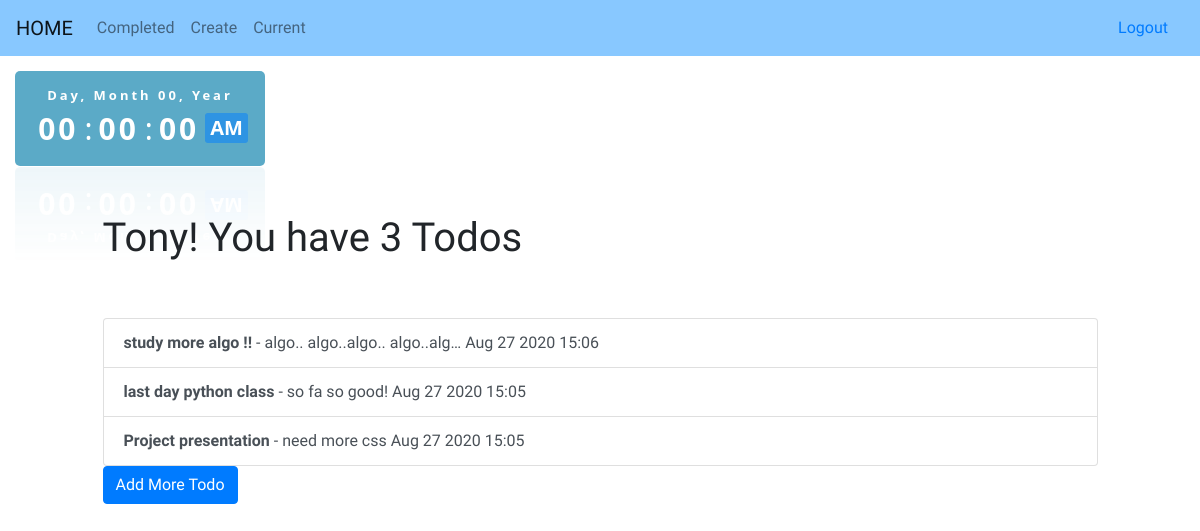
/current (signed in), run on the app's committed database.
### todo_app/models.py (models this page shows)
class User(models.Model):
    first_name = models.CharField(max_length=255)
    last_name = models.CharField(max_length=255)
    email = models.CharField(max_length=255)
    password = models.CharField(max_length=255)
    created_at = models.DateTimeField(auto_now_add=True)
    updated_at = models.DateTimeField(auto_now=True)
    objects = UserManager()

class Todo(models.Model):
    title = models.CharField(max_length=100)
    memo = models.TextField(blank=True)
    datecompleted = models.DateTimeField(null=True, blank=True)
    important = models.BooleanField(default=False)
    is_completed = models.BooleanField(default=False)
    user = models.ForeignKey('User', on_delete=models.CASCADE)
    created_at = models.DateTimeField(auto_now_add=True)
    updated_at = models.DateTimeField(auto_now=True)

### todo_app/views.py (the view)
# urls.py: path('current', views.current),
def current(request):
    if 'user_id' not in request.session:
        return redirect('/')
    else:
        user = User.objects.get(id=request.session['user_id'])
        context = {
            'user': user,
            'uncompleted_todos': Todo.objects.filter(is_completed=False, user=user).order_by('-created_at')
        }
        return render(request, 'current.html', context)

### todo_app/templates/current.html (shortened to what this page needs)
{% load static %}
<!doctype html>
<html lang="en">
<head>
    <link rel="stylesheet" href="https://stackpath.bootstrapcdn.com/bootstrap/4.5.2/css/bootstrap.min.css"
>
    <link rel="stylesheet" href="{% static 'css/style_current.css' %}">
</head>
<body onload="initClock()">
    <nav class="navbar navbar-expand-lg navbar-light" style="background-color: #88c8ff;">
        <a class="navbar-brand" href="/">HOME</a>
        <div class="collapse navbar-collapse" id="navbarNavAltMarkup">
            <div class="navbar-nav">
                <a class="nav-link" href="/completed">Completed</a>
                <a class="nav-link" href="/newtodo">Create</a>
                <a class="nav-link" href="/current">Current</a>
            </div>
        </div>
        <a class="nav-link" href="/logout">Logout</a>
    </nav>
    <div class="datetime">
        <div class="date">
            <span id="dayname">Day</span>,
            <span id="month">Month</span>
            <span id="daynum">00</span>,
            <span id="year">Year</span>
        </div>
        <div class="time">
            <span id="hour">00</span>:
            <span id="minutes">00</span>:
            <span id="seconds">00</span>
            <span id="period">AM</span>
        </div>
    </div>
    <div class="row justify-content-center mt-5">
        <div class="col-md-10">
            {% if uncompleted_todos %}
            <h1>{{ user.first_name }}! You have {{ uncompleted_todos.count }}
                Todo{{ uncompleted_todos.count|pluralize }}</h1>
            {% else %}
            <h1>Current Todo</h1>
            {% endif %}
        </div>
    </div>
    <div class="row justify-content-center mt-5">
        <div class="col-md-10">
            {% if uncompleted_todos %}
            <div class="list-group">
                {% for todo in uncompleted_todos %}
                <a href="/todo/{{todo.id}}/detail"
                    class="list-group-item list-group-item-action {% if todo.important %} list-group-item-danger {% endif %}"><b>{{ todo.title }}</b>{% if todo.memo %}
                    - {{ todo.memo|truncatechars:30 }} {{ todo.created_at|date:'M j Y H:i' }}
                    {% endif %}</a>
                {% endfor %}
            </div>
            <a role="button" class="btn btn-primary" href="/newtodo">Add More Todo</a>
            {% else %}
            <div class="text-center">
                <h2>Hey {{ user.first_name }} Looks like you don't have any todos! Let's Add Todos!</h2>
                <br>
                <a role="button" class="btn btn-primary" href="/newtodo">New Todo</a>
            </div>
            {% endif %}
        </div>
    </div>
</body>
</html>

### todo_app/static/css/style_current.css (style rules this page uses)
body { background-image: url('/static/images/current.jpg'); background-size: 100%; font-family: 'Amatic SC', cursive; font-family: 'Teko', sans-serif; }
.datetime { color: #fff; background: #1687afb3; font-family: "Segoe UI", sans-serif; width: 250px; padding: 15px 10px; border-radius: 5px; -webkit-box-reflect: below 1px linear-gradient(transparent, rgba(255, 255, 255, 0.1)); transition: 0.5s; transition-property: background, box-shadow; margin-left: 15px; margin-top: 15px; }
.date { font-size: 13px; font-weight: 600; text-align: center; letter-spacing: 3px; }
.time { font-size: 30px; display: flex; justify-content: center; align-items: center; }
.time span:not(:last-child) { position: relative; margin: 0 6px; font-weight: 600; text-align: center; letter-spacing: 3px; }
.time span:last-child { background: #2E94E3; font-size: 20px; font-weight: 600; text-transform: uppercase; padding: 0 5px; border-radius: 3px; }

### data on the page
User: first_name "Tony"
Todo: title "study more algo !!", memo "algo.. algo..algo.. algo..alg…", created_at "Aug 27 2020 15:06"
Todo: title "last day python class", memo "so fa so good!", created_at "Aug 27 2020 15:05"
Todo: title "Project presentation", memo "need more css", created_at "Aug 27 2020 15:05"

### other printed values
{{ uncompleted_todos.count }} "3"
